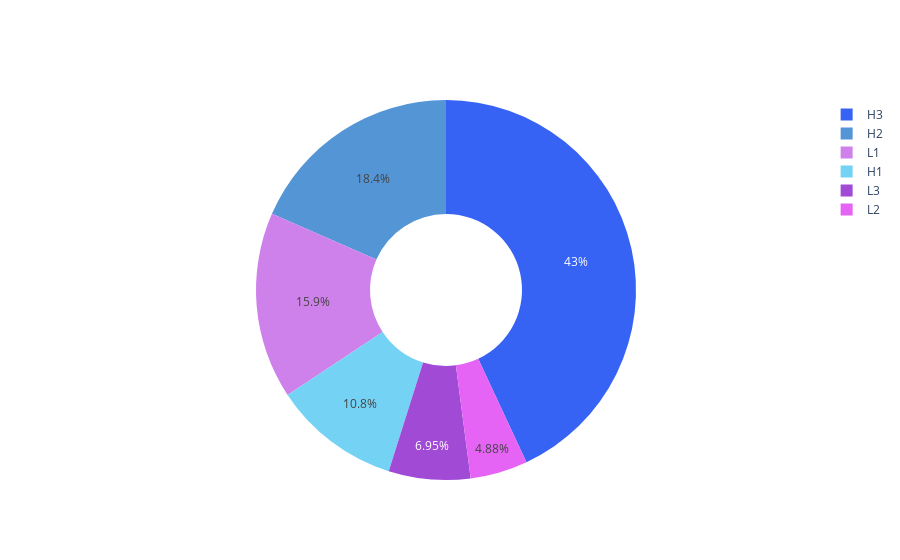

Write notebook code for a chart like this one.
### Markdown cell above
### origin_of_carbons_in_hydrophobic_interactions

### Code cell
fig = go.Figure(data = go.Pie(labels = ['H1', 'H2', 'H3', 'L1', 'L2', 'L3'], 
    values = [cdr_dict['H1'], cdr_dict['H2'], cdr_dict['H3'],
    cdr_dict['L1']+cdr_dict['K1'], cdr_dict['L2']+cdr_dict['K2'],
    cdr_dict['L3']+cdr_dict['L3']], hole = .4) )
fig.update_traces(marker={'colors': cdr_colors})

### Figure 1 — Plotly figure (JSON) as saved in the notebook; plotly's stock layout.template omitted (floating-point values rounded to 4 significant figures)
{"data": [{"hole": 0.4, "labels": ["H1", "H2", "H3", "L1", "L2", "L3"], "marker": {"colors": ["#74D2F5", "#5495D6", "#3763F5", "#CF81EB", "#E564F5", "#A04AD6"]}, "type": "pie", "values": [2974, 5068, 11831, 4362, 1342, 1910]}], "layout": {}}
